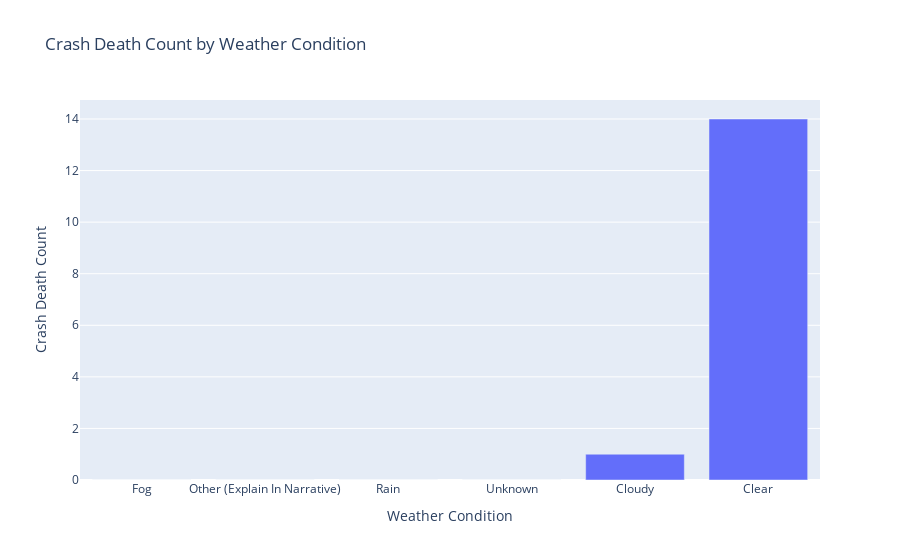

Notebook code for this chart:
### Code cell
#prepare data
df_pre1 = df[['Crash Death Count','Weather Condition']].groupby(by='Weather Condition').sum()
df_pre1.sort_values('Crash Death Count', inplace=True)
df_pre1.reset_index(inplace=True)

fig = px.bar(df_pre1, x='Weather Condition', y='Crash Death Count',title='Crash Death Count by Weather Condition')

fig.show()

### Figure 1 — Plotly figure (JSON) as saved in the notebook; plotly's stock layout.template omitted (floating-point values rounded to 4 significant figures)
{"data": [{"alignmentgroup": "True", "hovertemplate": "Weather Condition=%{x}<br>Crash Death Count=%{y}<extra></extra>", "legendgroup": "", "marker": {"color": "#636efa", "pattern": {"shape": ""}}, "name": "", "offsetgroup": "", "orientation": "v", "showlegend": false, "textposition": "auto", "type": "bar", "x": ["Fog", "Other (Explain In Narrative)", "Rain", "Unknown", "Cloudy", "Clear"], "xaxis": "x", "y": [0, 0, 0, 0, 1, 14], "yaxis": "y"}], "layout": {"barmode": "relative", "legend": {"tracegroupgap": 0}, "title": {"text": "Crash Death Count by Weather Condition"}, "xaxis": {"anchor": "y", "domain": [0, 1], "title": {"text": "Weather Condition"}}, "yaxis": {"anchor": "x", "domain": [0, 1], "title": {"text": "Crash Death Count"}}}}
